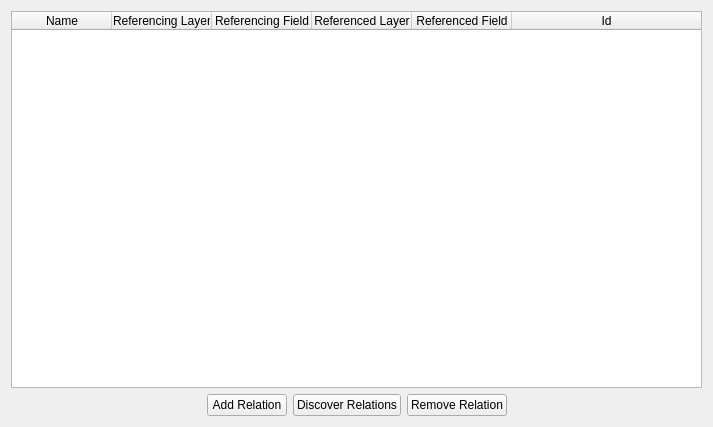
<?xml version="1.0" encoding="UTF-8"?>
<ui version="4.0">
 <class>QgsRelationManagerDialogBase</class>
 <widget class="QWidget" name="QgsRelationManagerDialogBase">
  <property name="geometry">
   <rect>
    <x>0</x>
    <y>0</y>
    <width>713</width>
    <height>427</height>
   </rect>
  </property>
  <property name="windowTitle">
   <string>Dialog</string>
  </property>
  <layout class="QVBoxLayout" name="verticalLayout">
   <item>
    <widget class="QTableWidget" name="mRelationsTable">
     <property name="selectionBehavior">
      <enum>QAbstractItemView::SelectRows</enum>
     </property>
     <property name="sortingEnabled">
      <bool>true</bool>
     </property>
     <attribute name="horizontalHeaderStretchLastSection">
      <bool>true</bool>
     </attribute>
     <attribute name="verticalHeaderShowSortIndicator" stdset="0">
      <bool>true</bool>
     </attribute>
     <column>
      <property name="text">
       <string>Name</string>
      </property>
     </column>
     <column>
      <property name="text">
       <string>Referencing Layer</string>
      </property>
     </column>
     <column>
      <property name="text">
       <string>Referencing Field</string>
      </property>
     </column>
     <column>
      <property name="text">
       <string>Referenced Layer</string>
      </property>
     </column>
     <column>
      <property name="text">
       <string>Referenced Field</string>
      </property>
     </column>
     <column>
      <property name="text">
       <string>Id</string>
      </property>
     </column>
    </widget>
   </item>
   <item>
    <layout class="QHBoxLayout" name="horizontalLayout">
     <item>
      <spacer name="horizontalSpacer">
       <property name="orientation">
        <enum>Qt::Horizontal</enum>
       </property>
       <property name="sizeHint" stdset="0">
        <size>
         <width>40</width>
         <height>20</height>
        </size>
       </property>
      </spacer>
     </item>
     <item>
      <widget class="QPushButton" name="mBtnAddRelation">
       <property name="text">
        <string>Add Relation</string>
       </property>
       <property name="icon">
        <iconset resource="../../images/images.qrc">
         <normaloff>:/images/themes/default/symbologyAdd.svg</normaloff>:/images/themes/default/symbologyAdd.svg</iconset>
       </property>
      </widget>
     </item>
     <item>
      <widget class="QPushButton" name="mBtnDiscoverRelations">
       <property name="text">
        <string>Discover Relations</string>
       </property>
       <property name="icon">
        <iconset resource="../../images/images.qrc">
         <normaloff>:/images/themes/default/symbologyAdd.svg</normaloff>:/images/themes/default/symbologyAdd.svg</iconset>
       </property>
      </widget>
     </item>
     <item>
      <widget class="QPushButton" name="mBtnRemoveRelation">
       <property name="text">
        <string>Remove Relation</string>
       </property>
       <property name="icon">
        <iconset resource="../../images/images.qrc">
         <normaloff>:/images/themes/default/symbologyRemove.svg</normaloff>:/images/themes/default/symbologyRemove.svg</iconset>
       </property>
      </widget>
     </item>
     <item>
      <spacer name="horizontalSpacer_2">
       <property name="orientation">
        <enum>Qt::Horizontal</enum>
       </property>
       <property name="sizeHint" stdset="0">
        <size>
         <width>40</width>
         <height>20</height>
        </size>
       </property>
      </spacer>
     </item>
    </layout>
   </item>
  </layout>
 </widget>
 <resources>
  <include location="../../images/images.qrc"/>
 </resources>
 <connections/>
</ui>
